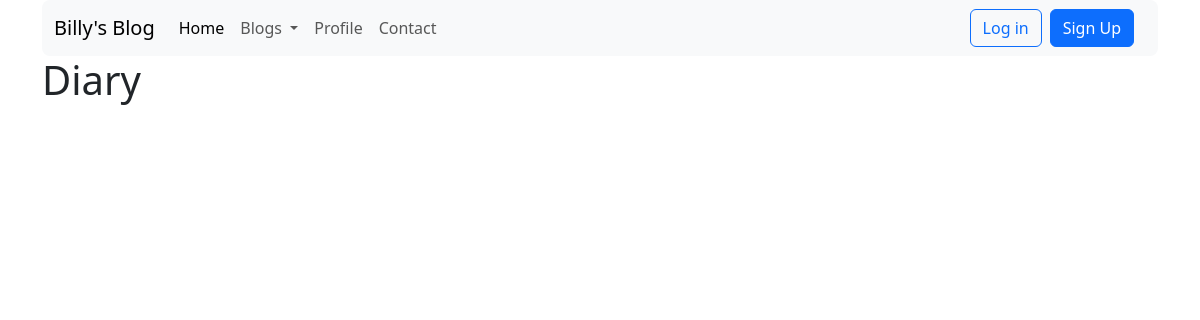
Page /blogs/1/ on the earlier database version.
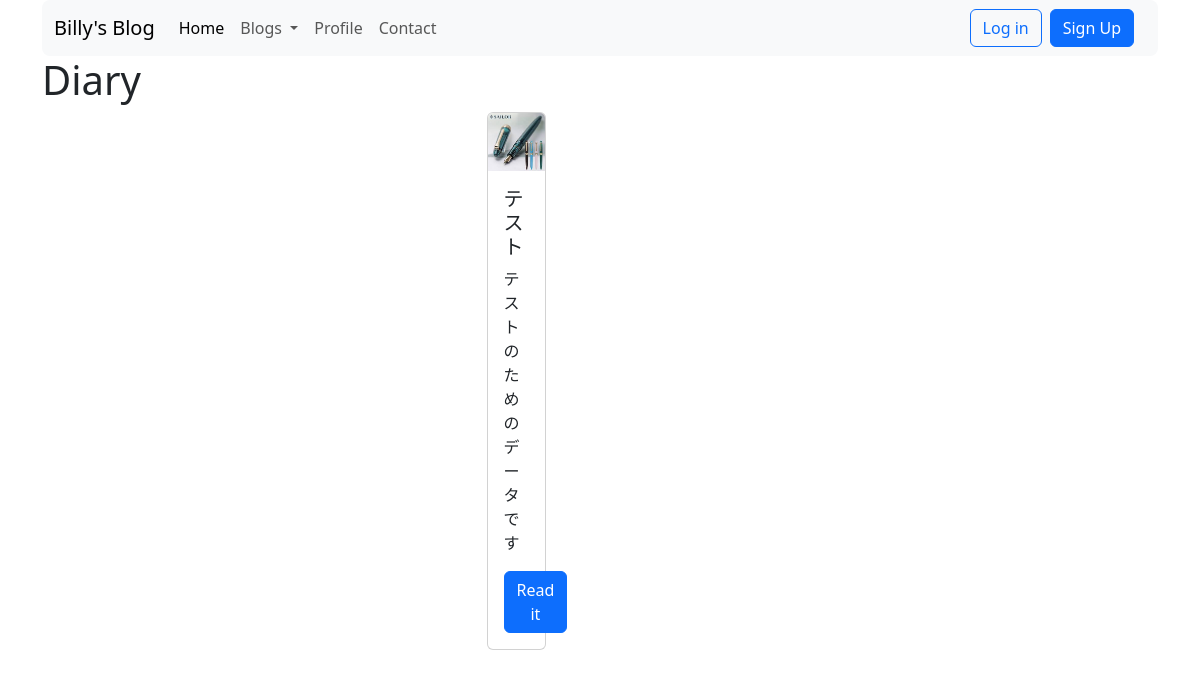
Same page on the later database version.
### blog_app/models.py (models this page shows, shortened)
class BaseModel(models.Model):
    created_at = models.DateTimeField(auto_now_add=True)
    updated_at = models.DateTimeField(auto_now=True)
    class Meta:
        abstract = True

class Topics(BaseModel):
    genre = models.CharField(max_length=255)
    class Meta:
        ordering = ["-created_at"]

class Articles(BaseModel):
    title = models.CharField(max_length=512)
    genre = models.ForeignKey(Topics,
                              on_delete=models.SET_NULL,
                              related_name='articles',
                              null=True)
    summary = models.CharField(max_length=500)
    limit_reader = models.BooleanField(default=False)
    public = models.BooleanField(default=True)
    reader_cnt = models.IntegerField(default=0)
    def __str__(self):
        return self.title
    class Meta:
        ordering = ['-created_at']

class Images(BaseModel):
    article = models.ForeignKey(Articles,
                                on_delete=models.CASCADE,
                                related_name='images')
    image = models.ImageField(upload_to=article_directory_path,
                              width_field='width',
                              height_field='height')
    width = models.IntegerField(editable=False)
    height = models.IntegerField(editable=False)

### blog_app/views.py (the view)
# urls.py: path('blogs/<int:id>/', BlogListView.as_view(), name='blogs'),
class BlogListView(ListView):
    template_name = 'blog_list.html'
    Model = Articles
    context_object_name = 'articles'
    slug_url_kwarg = 'id'
    def get_queryset(self):
        topic_id = self.kwargs.get(self.slug_url_kwarg)
        article_list = Articles.objects.filter(genre_id=topic_id, public=True).prefetch_related('images',
                                                                                   'videos',
                                                                                   'htmls')
        return article_list
    def get_context_data(self, **kwargs):
        context = super().get_context_data(**kwargs)
        topic_id = self.kwargs.get(self.slug_url_kwarg)
        topic_name = Topics.objects.get(pk=topic_id)
        context['topic'] = topic_name
        return context

### blog_app/context_processors.py (called while the page is built)
def topic_list(request):
    topic_list = cache.get('topics')
    if not topic_list:
        topic_list = Topics.objects.all()
        cache.set('topics', topic_list, 60 * 1)
    return {
        'topics': topic_list,
    }

### templates/blog_list.html (shortened to what this page needs)
{% extends 'base.html' %}
{% block body %}
<div class="container justify-content-start">
  <h1>{{topic.genre}}</h1>
</div>
<div class="container d-flex justify-content-center">
  <div class="row row-cols-1 row-cols-md-3 g-4">
    {% for article in articles %}
    <div class="col">
      <div class="card h-100">
	<img src="{{article.images.first.image.url}}" class="card-img-top" alt="#">
	<div class="card-body">
	  <h5 class="card-title">{{article}}</h5>
	  <p class="card-text">{{article.summary}}</p>
	  <a href="{% url 'blog_app:articles' article_id=article.id %}" class="btn btn-primary">Read it</a>
	</div>
      </div>
    </div>
    {% endfor %}
  </div>
</div>
{% endblock %}

### templates/base.html (shortened to what this page needs)
{% load static %}
<!DOCTYPE html>
<html>
  <head>
    <link href="{% static 'bootstrap-5.3.8-dist/css/bootstrap.min.css' %}" rel="stylesheet">
  </head>
  <body>
    <div class="container">
      <nav class="navbar navbar-expand-lg bg-body-tertiary justify-content-center rounded-3" >
	<div class="container-fluid">
	  <a class="navbar-brand" href="{% url 'blog_app:home' %}">Billy's Blog</a>
	  <div class="collapse navbar-collapse" id="navbarSupportedContent">
	    <ul class="navbar-nav me-auto mb-2 mb-lg-0">
              <li class="nav-item">
		<a class="nav-link active" aria-current="page" href="{% url 'blog_app:home' %}">Home</a>
              </li>
              <li class="nav-item dropdown">
		<a class="nav-link dropdown-toggle" href="#" role="button" data-bs-toggle="dropdown" aria-expanded="false">
		  Blogs
		</a>
              </li>
	      <li class="nav-item">
		<a class="nav-link" href="#">Profile</a>
              </li>
	      <li class="nav-item">
		<a class="nav-link" href="#">Contact</a>
              </li>
	    </ul>
	    <div class="container">
	      <div class="d-flex justify-content-end gap-2">
		{% if user.is_authenticated %}
		<a href='#' class="btn btn-outline-primary" id='logout-link'>Log out</a>
		{% else %}
		<a href="{% url 'blog_app:login' %}" class="btn btn-outline-primary">Log in</a>
		<a href="{% url 'blog_app:signup' %}" class="btn btn-primary">Sign Up</a>
		{% endif %}
	      </div>
	    </div>
	  </div>
	</div>
      </nav>
    </div>
    {% block body %}{% endblock %}
  </body>
</html>

Differences in the rows shown:
added Articles: images.first.image (picture), title "テスト", summary "テストのためのデータです"
